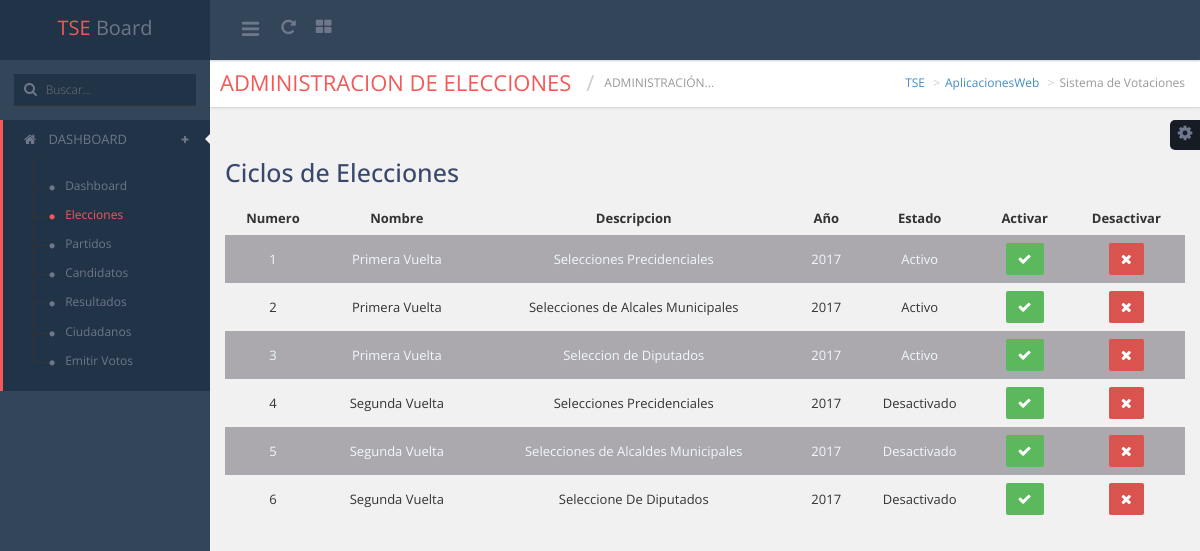
Page /Elecciones.php on the committed database.
### tables this page shows
CREATE TABLE `elecciones` (
  `ID_Eleccion` int(11) NOT NULL AUTO_INCREMENT,
  `Nombre` varchar(150) DEFAULT NULL,
  `Descripcion` varchar(150) DEFAULT NULL,
  `Año` varchar(45) DEFAULT NULL,
  `Estado` varchar(50) DEFAULT NULL,
  PRIMARY KEY (`ID_Eleccion`)
);

### LQS_EUQ/EleccionesDB.php (called while the page is built)
<?php
    include 'Auth.php';
    $link = new mysqli($servername,$username,$password,$dbname);
    if(!$link){
        echo 'No Se pudo establecer conexion: '.mysql_error();
    }else{
            $sql = "SELECT * FROM sistema1.elecciones;";
            $ejecutar_sentencia = $link->query($sql);
            if(!$ejecutar_sentencia)
            {
                echo 'Hay un error en la sentencia de SQL: '.$sql;
            }else{
                $lista_usuario =$ejecutar_sentencia->fetch_array();
            }
    }
?>

### Elecciones.php (the view, shortened to what this page needs)
<?php
include 'Auth.php';
include 'LQS_EUQ/EleccionesDB.php';
?>
<!DOCTYPE html PUBLIC "-//W3C//DTD XHTML 1.0 Transitional//EN" "http://www.w3.org/TR/xhtml1/DTD/xhtml1-transitional.dtd">
<html xmlns="http://www.w3.org/1999/xhtml">
<head>
    <link href="css/font-awesome.css" rel="stylesheet" type="text/css" />
    <link href="css/bootstrap.min.css" rel="stylesheet" type="text/css" />
    <link href="css/animate.css" rel="stylesheet" type="text/css" />
    <link href="css/admin.css" rel="stylesheet" type="text/css" />
    <link href="css/jquerysctipttop.css" rel="stylesheet" type="text/css">
    <link href="plugins/kalendar/kalendar.css" rel="stylesheet">
    <link rel="stylesheet" href="plugins/scroll/nanoscroller.css">
    <link href="plugins/morris/morris.css" rel="stylesheet" />
    <link rel="stylesheet" href="css/custom2.css">
    <link rel="stylesheet" href="css/EstiloTablas.css">
</head>
<body class="dark_theme  fixed_header left_nav_fixed">
    <div class="wrapper">
        <div class="header_bar">
            <div class="brand">
                <div class="logo" style="display:block"><span class="theme_color">TSE</span> Board</div>
            </div>
            <div class="header_top_bar ">
                <a href="javascript:void(0);" class="menutoggle"> <i class="fa fa-bars"></i> </a>
                <div class="top_left">
                    <div class="top_left_menu">
                        <ul>
                            <li> <a href="javascript:void(0);"><i class="fa fa-repeat"></i></a> </li>
                            <li class="dropdown">
                                <a data-toggle="dropdown" href="javascript:void(0);"> <i class="fa fa-th-large"></i> </a>
                            </li>
                        </ul>
                    </div>
                </div>
            </div>
        </div>
        <div class="inner">
            <div class="left_nav">
                <div class="search_bar"> <i class="fa fa-search"></i>
                    <input name="" type="text" class="search" placeholder="Buscar..." />
                </div>
                <div class="left_nav_slidebar">
                    <ul>
                        <li class="left_nav_active theme_border"><a href="javascript:void(0);"><i class="fa fa-home"></i> DASHBOARD <span class="left_nav_pointer"></span> <span class="plus"><i class="fa fa-plus"></i></span> </a>
                            <ul class="opened" style="display:block">
                                <li>
                                    <a href="DashboardAdministrador.php"> <span>&nbsp;</span> <i class="fa fa-circle "></i> <b>Dashboard</b> </a>
                                </li>
                                <li>
                                    <a href="Elecciones.php"> <span>&nbsp;</span> <i class="fa fa-circle theme_color"></i> <b class="theme_color">Elecciones</b> </a>
                                </li>
                                <li>
                                    <a href="Partidos.php"> <span>&nbsp;</span> <i class="fa fa-circle "></i> <b >Partidos</b> </a>
                                </li>
                                <li>
                                    <a href="Candidatos.php"> <span>&nbsp;</span> <i class="fa fa-circle"></i> <b>Candidatos</b> </a>
                                </li>
                                <li>
                                    <a href="Resultados.php"> <span>&nbsp;</span> <i class="fa fa-circle"></i> <b>Resultados</b> </a>
                                </li>
                                <li>
                                    <a href="Ciudadanos.php"> <span>&nbsp;</span> <i class="fa fa-circle"></i> <b>Ciudadanos</b> </a>
                                </li>
                                <li>
                                    <a href="votacionesAdmin.php"> <span>&nbsp;</span> <i class="fa fa-circle"></i> <b>Emitir Votos</b> </a>
                                </li>
                            </ul>
                        </li>
                    </ul>
                </div>
            </div>
            <div class="contentpanel">
                <div class="pull-left breadcrumb_admin clear_both">
                    <div class="pull-left page_title theme_color">
                        <h1>Administracion de Elecciones</h1>
                        <h2 class="">Administración...</h2>
                    </div>
                    <div class="pull-right">
                        <ol class="breadcrumb">
                            <li><a href="http://www.google.com">TSE</a></li>
                            <li><a href="http://www.google.com">AplicacionesWeb</a></li>
                            <li class="active">Sistema de Votaciones</li>
                        </ol>
                    </div>
                </div>
                <div class="container clear_both padding_fix">
                              <br></br>
                      <h1 class="Titulos">Ciclos de Elecciones</h1>
                      <table>
                                  <tr>
                                      <th>Numero</th>
                                      <th>Nombre</th>
                                      <th>Descripcion</th>
                                      <th>Año</th>
                                      <th>Estado</th>
                                      <th>Activar</th>
                                      <th>Desactivar</th>
                                      <?php
                                          for($i=0; $i<$lista_usuario; $i++){
                                              echo "<tr>";
                                                  echo "<td>";
                                                      echo $lista_usuario['ID_Eleccion'];
                                                  echo "</td>";
                                                  echo "<td>";
                                                      echo $lista_usuario['Nombre'];
                                                  echo "</td>";
                                                  echo "<td>";
                                                  echo $lista_usuario['Descripcion'];
                                                  echo "</td>";
                                                  echo "<td>";
                                                      echo $lista_usuario['Año'];
                                                  echo "</td>";
                                                  echo "<td>";
                                                      echo $lista_usuario['Estado'];
                                                  echo "</td>";
                                                  echo "<td>";
                                                      echo '<a href="'.$lista_usuario['ID_Eleccion'].'"  class="fa fa-check btn btn-success data-togle="modal" data-target="#myModal"></a>';
                                                  echo "</td>";
                                                  echo "<td>";
                                                  echo '<a href="'.$lista_usuario['ID_Eleccion'].'"  class="fa fa-times btn btn-danger data-togle="modal" data-target="#myModal"></a>';
                                                  echo "</td>";
                                              echo "</tr>";
                                              $lista_usuario =$ejecutar_sentencia->fetch_array();
                                          }
                                      ?>
                                  </tr>
                              </table>
    <div class="demo"><span id="demo-setting"><i class="fa fa-cog txt-color-blueDark"></i></span>
    </div>
</body>
</html>

### css/custom2.css (style rules this page uses)
input[type="text"], input[type="password"], input[type="email"], textarea, textarea.form-control { height: 35px; vertical-align: middle; background: #1D2332; ; color: darkgrey; transition: 0.8s; border: 3px solid black; font-size: 16px; font-weight: 300; line-height: 50px; -moz-border-radius: 54px; -webkit-border-radius: 54px; border-radius: 54px; }
.Titulos { font-size: 25px; Color: #3A496B }

### css/EstiloTablas.css (style rules this page uses)
table { border-collapse: collapse; width: 100%; }
th, td { text-align: center; padding: 8px; }
tr:nth-child(even) { background-color: rgba(35, 28, 45, 0.34); color: aliceblue; }

### rows in the picture
elecciones: ID_Eleccion "1", Nombre "Primera Vuelta", Descripcion "Selecciones Precidenciales", Año "2017", Estado "Activo"
elecciones: ID_Eleccion "2", Nombre "Primera Vuelta", Descripcion "Selecciones de Alcales Municipales", Año "2017", Estado "Activo"
elecciones: ID_Eleccion "3", Nombre "Primera Vuelta", Descripcion "Seleccion de Diputados", Año "2017", Estado "Activo"
elecciones: ID_Eleccion "4", Nombre "Segunda Vuelta", Descripcion "Selecciones Precidenciales", Año "2017", Estado "Desactivado"
elecciones: ID_Eleccion "5", Nombre "Segunda Vuelta", Descripcion "Selecciones de Alcaldes Municipales", Año "2017", Estado "Desactivado"
elecciones: ID_Eleccion "6", Nombre "Segunda Vuelta", Descripcion "Seleccione De Diputados", Año "2017", Estado "Desactivado"
